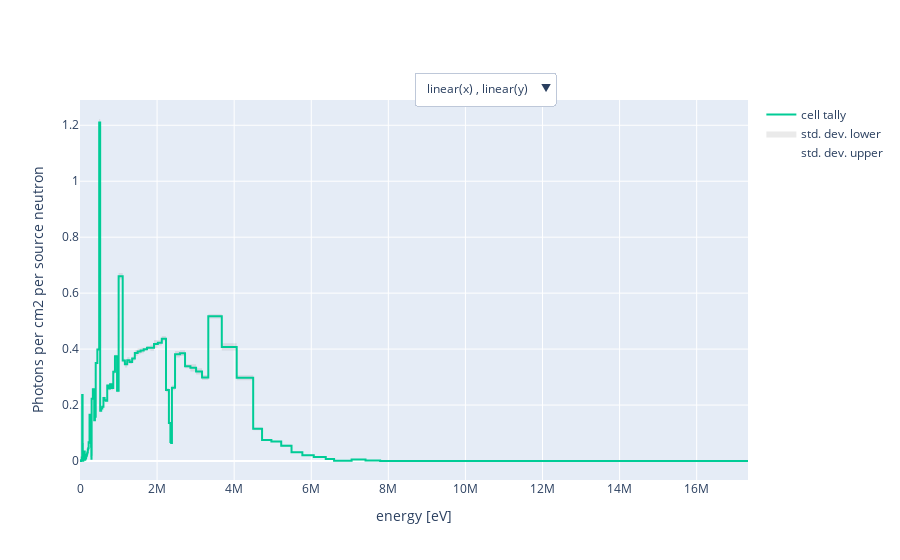

Source (notebook cell):
### Markdown cell above
This section extracts the cell tally data from the results file and plots photon flux across the cell.

### Code cell
# open the results file
results = openmc.StatePoint(results_filename)

#extracts the tally values from the simulation results
cell_tally = results.get_tally(name='cell_spectra_tally')

# imports a convenient plotting package
from spectrum_plotter import plot_spectrum_from_tally

plot_spectrum_from_tally(
    spectrum={'cell tally':cell_tally},
    x_label = "energy [eV]",
    y_label = "Photons per cm2 per source neutron",
    plotting_package="plotly",  # matplotlib is another option, but plotly option provides a dropdown menu for changing axis scale
)

### Figure 1 — Plotly figure (JSON) as saved in the notebook; plotly's stock layout.template omitted (floating-point values rounded to 4 significant figures; data arrays with more than 128 entries replaced by an {"elided": "..."} marker saying what was removed)
{"data": [{"line": {"shape": "hv", "width": 0}, "mode": "lines", "name": "std. dev. upper", "type": "scatter", "x": {"elided": "175 float values"}, "y": {"elided": "175 float values"}}, {"fill": "tonextx", "fillcolor": "rgba(0.2, 0.2, 0.2, 0.1)", "line": {"shape": "hv", "width": 0}, "mode": "lines", "name": "std. dev. lower", "type": "scatter", "x": {"elided": "175 float values"}, "y": {"elided": "175 float values"}}, {"line": {"shape": "hv"}, "mode": "lines", "name": "cell tally", "type": "scatter", "x": {"elided": "175 float values"}, "y": {"elided": "175 float values"}}], "layout": {"title": {"text": ""}, "updatemenus": [{"buttons": [{"args": [{"xaxis.type": "linear", "yaxis.type": "linear"}], "label": "linear(x) , linear(y)", "method": "relayout"}, {"args": [{"xaxis.type": "linear", "yaxis.type": "log"}], "label": "linear(x) , log(y)", "method": "relayout"}, {"args": [{"xaxis.type": "log", "yaxis.type": "linear"}], "label": "log(x) , linear(y)", "method": "relayout"}, {"args": [{"xaxis.type": "log", "yaxis.type": "log"}], "label": "log(x) , log(y)", "method": "relayout"}], "pad": {"r": 10, "t": 10}, "showactive": true, "x": 0.5, "xanchor": "left", "y": 1.1, "yanchor": "top"}], "xaxis": {"title": {"text": "energy [eV]"}, "type": "linear"}, "yaxis": {"title": {"text": "Photons per cm2 per source neutron"}, "type": "linear"}}}
